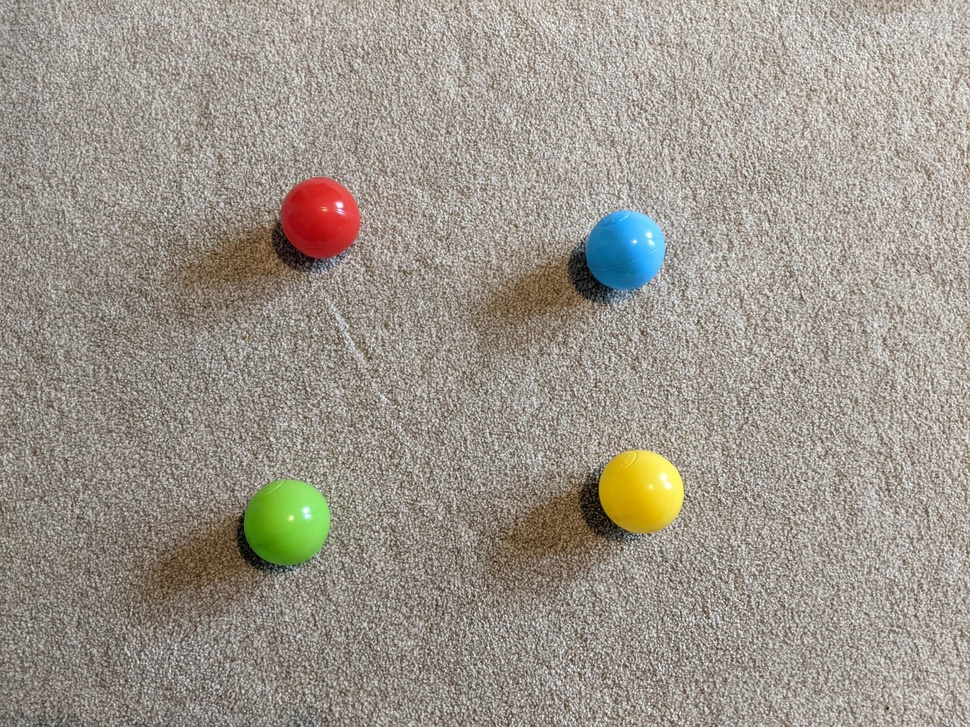
%> input picture source_files/very_easy.jpg, 970 x 727 px, shrunk from 2016 x 1512 before the run
$ octave P2_image_counting.m   (GNU Octave 9; MATLAB toolbox functions it lacks are replaced by stand-ins)
%> lines starting %> are read from the running program, lines starting %| are printed output that depends on the picture; in (x1, y1, x2, y2) boxes, pixels count from 0 and x2, y2 are one past the last pixel; in counts of white or black regions, pixels touching at a corner belong together; the program's own positions count from 1
clc; clear;
fontSize = 20;

rgb = imread("../source_files/very_easy.jpg");
%> rgb is the input picture: size 727x970x3 uint8; mean R, G, B 156.5, 149.5, 139.9


lab = applycform(rgb, makecform('srgb2lab'));
%> lab: size 727x970x3 uint8; mean of channels 1, 2, 3 158.3, 129.6, 134.2
lab = lab2double(lab);
%> lab: size 727x970x3 double; mean of channels 1, 2, 3 62.1, 1.6, 6.2
a = lab(:,:,2);
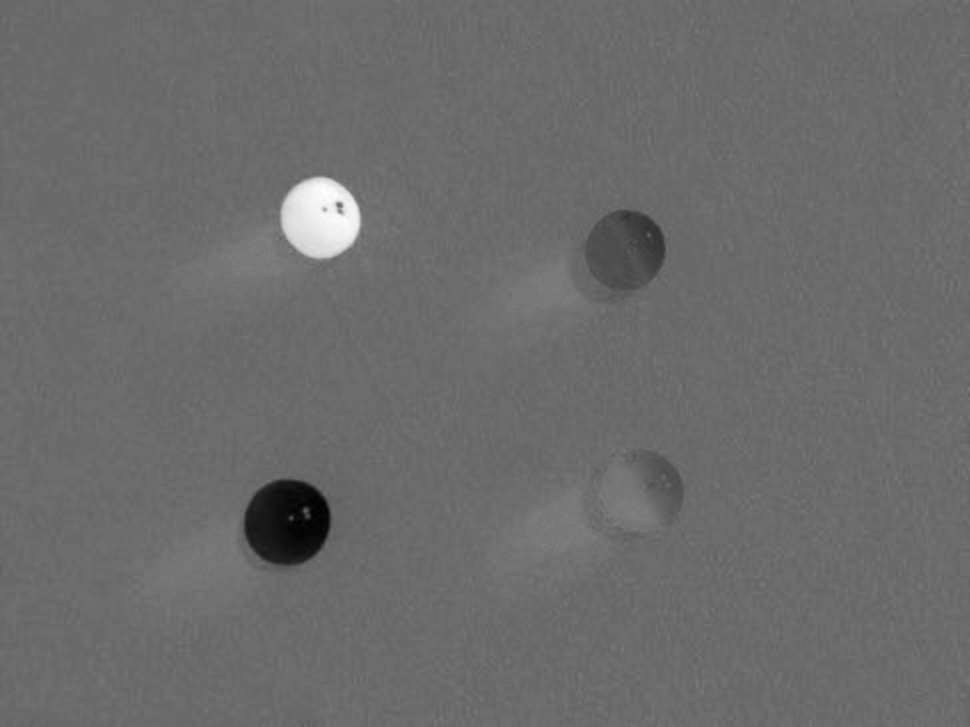
%> a: size 727x970 double; min -47, max 68, mean 1.6; drawn with min black and max white
b = lab(:,:,3);
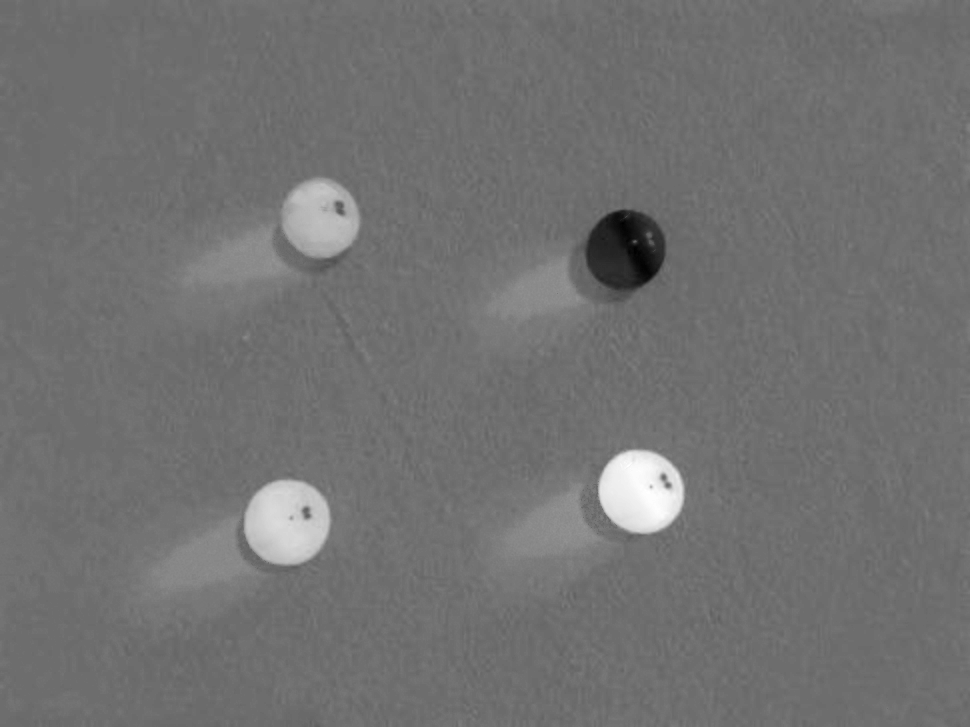
%> b: size 727x970 double; min -54, max 81, mean 6.2; drawn with min black and max white

N = 101;
bin_centers = linspace(-100, 100, N);

subscripts = 1:N;
ai = interp1(bin_centers, subscripts, a, 'linear', 'extrap');
bi = interp1(bin_centers, subscripts, b, 'linear', 'extrap');


ai = round(ai);
bi = round(bi);

ai = max(min(ai, N), 1);
bi = max(min(bi, N), 1);

H = accumarray([bi(:), ai(:)], 1, [N N]);
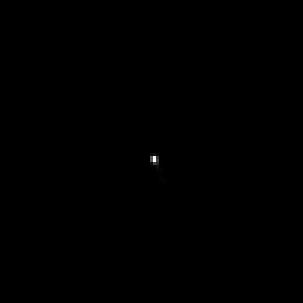
%> H: size 101x101 double (shown 3 times larger); min 0, max 166758, mean 69.1; drawn with min black and max white

imshow(H, [])


figure
imshow(H, [0 1000], 'InitialMagnification', 300)
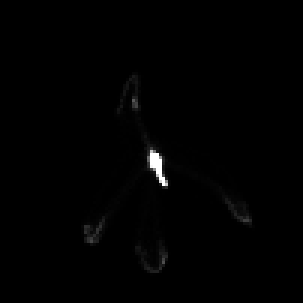
%> displayed picture: size 101x101, on the screen's scale of 0 to 255 (shown 3 times larger); min 0, max 255, mean 1.5

xdata = [min(bin_centers), max(bin_centers)];
ydata = xdata;

figure
imshow(H,[0 1000], 'InitialMagnification', 300, 'XData', xdata, 'YData', ydata)

axis on
xlabel('a*')
ylabel('b*')

mask = H > 100;
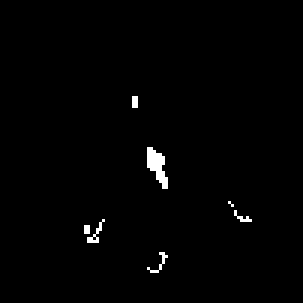
%> mask: size 101x101 logical (shown 3 times larger); 1% white in thin lines or dots, all inside (x1, y1, x2, y2) = (28, 32, 84, 91)


imshow(mask, 'InitialMagnification', 300, 'XData', [-100 100], ...
    'YData', [-100 100])
axis on

props = regionprops(mask, H, 'Centroid');
%> props = 7 regions; Centroid: [29.5 77], [32.5 78.6], [45.5 34.5], [52.9 55.9], [53.7 88.2], [77.5 68.5], [81.3 73.1]
props(1)
%> ans = 1 region; Centroid: [29.5 77]

centersRed = cat(1, props.Centroid);
%> centersRed = [29.5 77; 32.5 78.57; 45.5 34.5; 52.93 55.87; 53.67 88.25; 77.5 68.5; 81.33 73.11]
ab_centers = 2*centersRed - 102;
%> ab_centers = [-43 52; -37 55.14; -11 -33; 3.85 9.74; 5.33 74.5; 53 35; 60.67 44.22]

a_centers = ab_centers(:,1);
%> a_centers = [-43; -37; -11; 3.85; 5.33; 53; 60.67]
b_centers = ab_centers(:,2);
%> b_centers = [52; 55.14; -33; 9.74; 74.5; 35; 44.22]

hold on
voronoi(a_centers, b_centers, 'r')
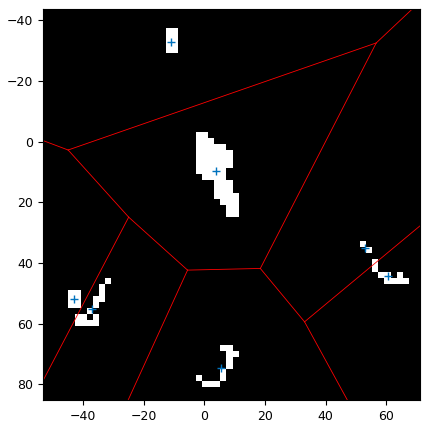
%> figure redrawn from the program's plot data
hold off

%> (the run ends here)

$ run again, with source_files/easy.jpg copied over source_files/very_easy.jpg
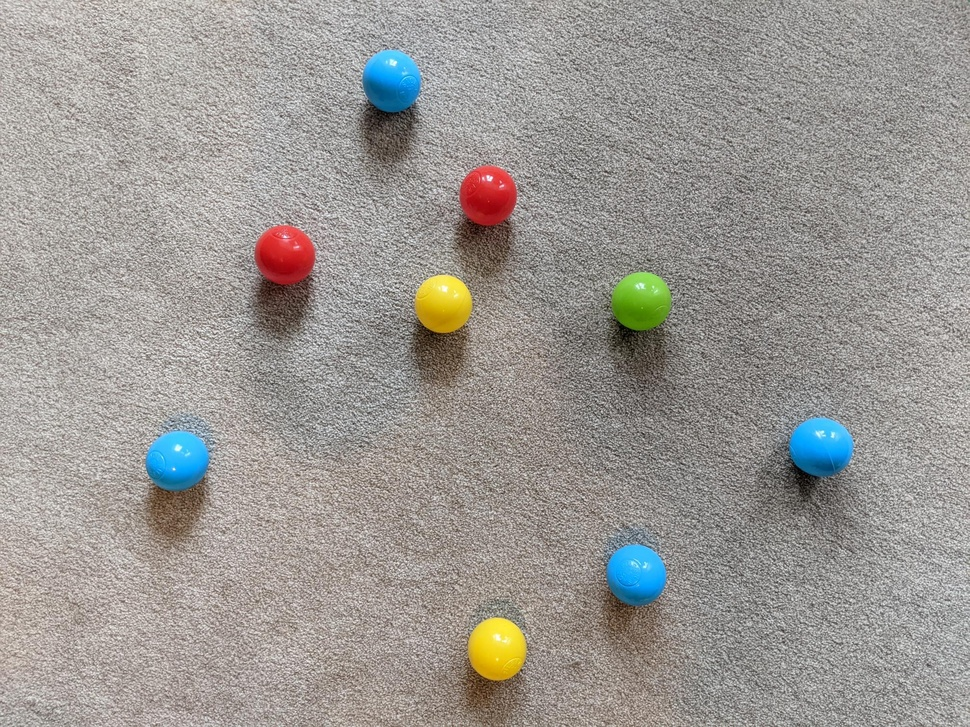
%> input picture source_files/easy.jpg, 970 x 727 px, shrunk from 2016 x 1512 before the run
%> rgb is the input picture: size 727x970x3 uint8; mean R, G, B 155.4, 151.8, 147.5
%> `mask = H > 100;`:
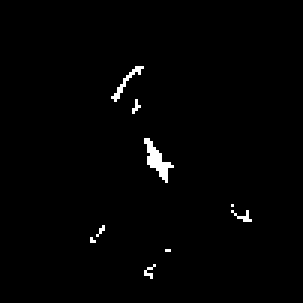
%> mask: size 101x101 logical (shown 3 times larger); 1.2% white in thin lines or dots, all inside (x1, y1, x2, y2) = (30, 22, 84, 93)
%> props = 9 regions; first 5, Centroid: [31.3 80.7], [34.2 77.4], [42.7 28], [45.9 36.1], [52.9 54.1]
%> ans = 1 region; Centroid: [31.3 80.7]
%> centersRed = [31.33 80.67; 34.2 77.4; 42.65 27.96; 45.86 36.14; 52.95 54.05; 50.38 91.12; 56.5 84; 78 69; 81.64 72.73]
%> ab_centers = [-39.33 59.33; -33.6 52.8; -16.69 -46.08; -10.29 -29.71; 3.89 6.11; -1.25 80.25; 11 66; 54 36; 61.27 43.45]
%> a_centers = [-39.33; -33.6; -16.69; -10.29; 3.89; -1.25; 11; 54; 61.27]
%> b_centers = [59.33; 52.8; -46.08; -29.71; 6.11; 80.25; 66; 36; 43.45]
%> `voronoi(a_centers, b_centers, 'r')`:
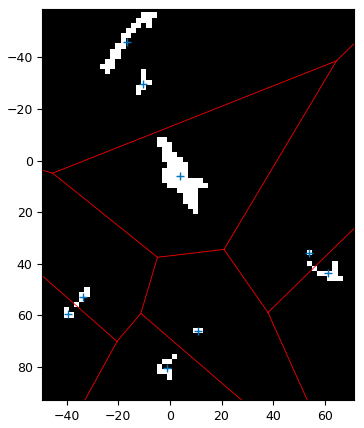
%> figure redrawn from the program's plot data

$ run again, with source_files/extreme.jpg copied over source_files/very_easy.jpg
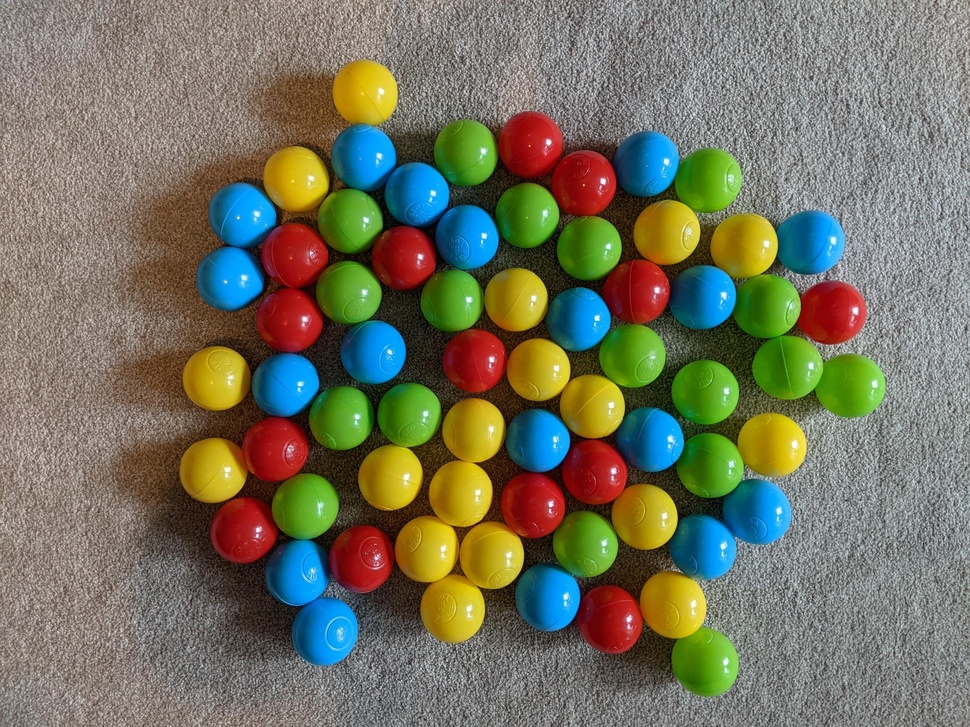
%> input picture source_files/extreme.jpg, 970 x 727 px, shrunk from 2016 x 1512 before the run
%> rgb is the input picture: size 727x970x3 uint8; mean R, G, B 114.5, 114.1, 93.9
%> `mask = H > 100;`:
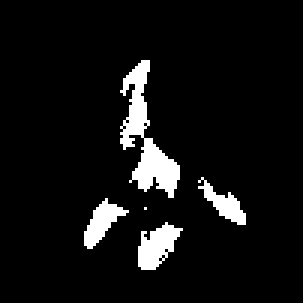
%> mask: size 101x101 logical (shown 3 times larger); 6.8% white; 5 white regions (1 under 20 px), largest, box (x1, y1, x2, y2) and area: (40, 20, 60, 66) 350, (46, 74, 61, 90) 140, (28, 66, 43, 83) 111, (66, 59, 82, 75) 95
%> props = 5 regions; Centroid: [34.5 74.7], [49.3 46.6], [52.8 82.6], [49 70], [75.4 68.6]
%> ans = 1 region; Centroid: [34.5 74.7]
%> centersRed = [34.48 74.69; 49.34 46.63; 52.83 82.62; 49 70; 75.36 68.6]
%> ab_centers = [-33.05 47.39; -3.33 -8.74; 3.66 63.24; -4 38; 48.72 35.2]
%> a_centers = [-33.05; -3.33; 3.66; -4; 48.72]
%> b_centers = [47.39; -8.74; 63.24; 38; 35.2]
%> `voronoi(a_centers, b_centers, 'r')`:
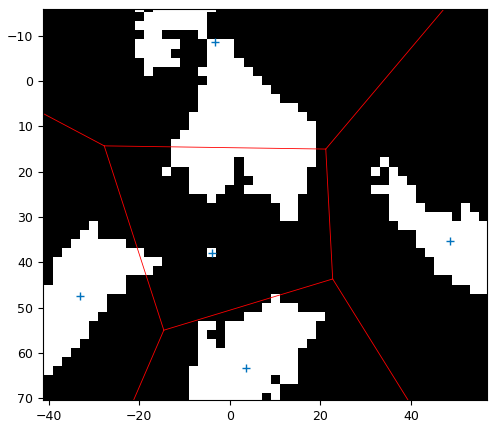
%> figure redrawn from the program's plot data
